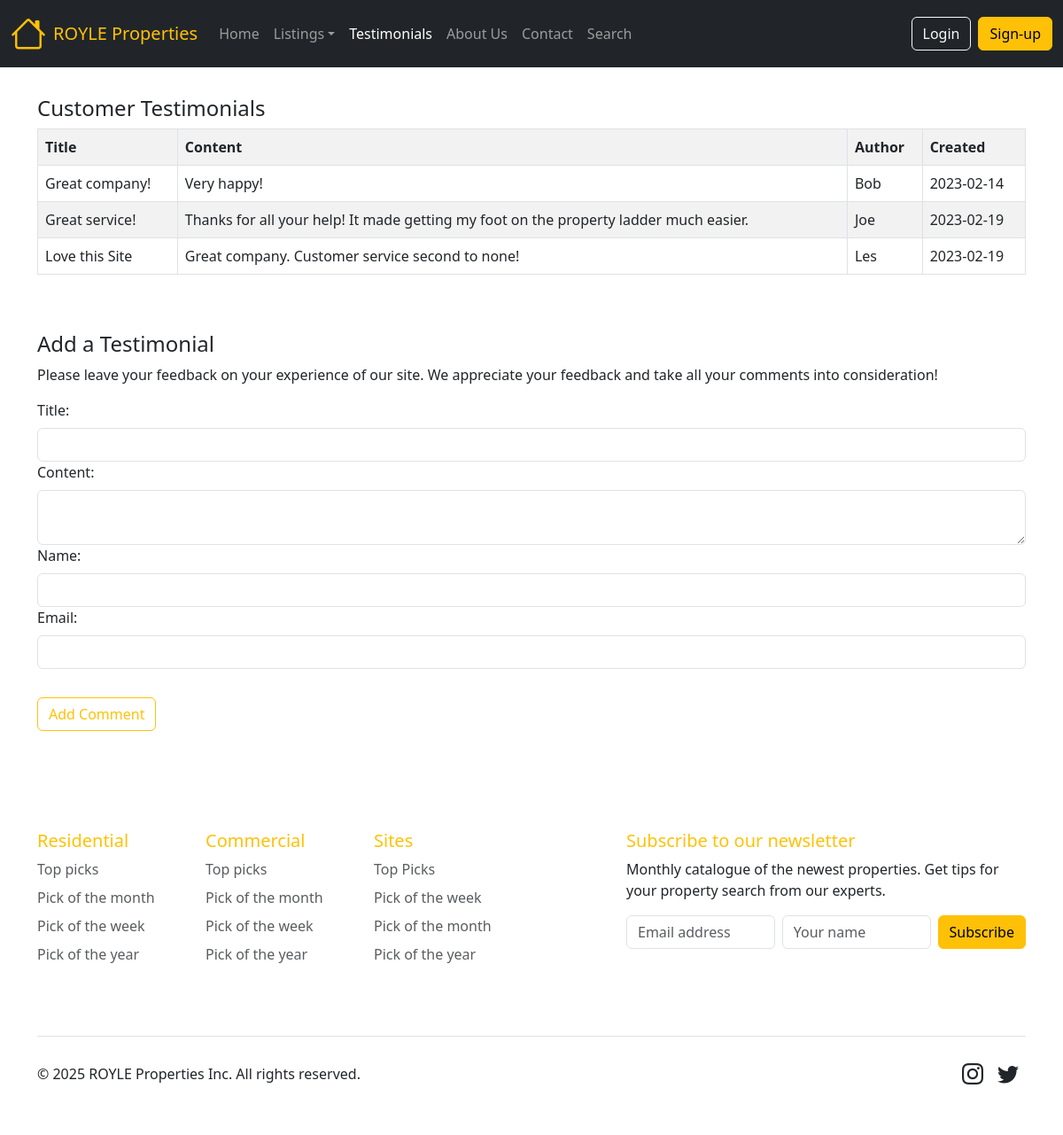
Page /property/getcomments.php on the committed database.
### tables this page shows
CREATE TABLE `comment` (
  `id` int(11) NOT NULL,
  `title` text NOT NULL,
  `content` text NOT NULL,
  `author_name` varchar(100) NOT NULL,
  `author_email` varchar(100) NOT NULL,
  `created_at` timestamp NOT NULL DEFAULT current_timestamp(),
  `status` enum('pending','planned') NOT NULL DEFAULT 'pending'
);

### property/getcomments.php (the view, shortened to what this page needs)
<!DOCTYPE HTML>
<html lang="en">
<head>
  <link rel="stylesheet" href="css/styles.css">
 <link rel="stylesheet" href="https://cdnjs.cloudflare.com/ajax/libs/font-awesome/4.7.0/css/font-awesome.min.css">
 <link href="https://cdn.jsdelivr.net/npm/bootstrap@5.3.0-alpha1/dist/css/bootstrap.min.css" rel="stylesheet">
<link href="https://cdn.jsdelivr.net/npm/bootstrap-icons/font/bootstrap-icons.css" rel="stylesheet">
</head>
<body>
<div class="container-fluid p-0">
<?php include("includes/nav.php");?>
<section class="p-3 mt-3">
<div class="container-lg">
<?php
$server="localhost";
$dbuser="root";
$password="";
$link=mysqli_connect($server,$dbuser,$password);
mysqli_select_db($link, "property");
$sql="SELECT * from comment WHERE status='planned'";
$result=mysqli_query($link, $sql);
if (mysqli_num_rows($result)>0)
{
echo "<h4> Customer Testimonials </h4>";
echo "<div class='table-responsive'>";
echo "<table class='table table-bordered table-striped'>";
echo "<tr>
    <th> Title</th>
    <th>Content</th>
    <th>Author</th>
    <th>Created</th>
    </tr>";
while($row=mysqli_fetch_array($result)) {
    $title=htmlspecialchars($row["title"]);
    $content=htmlspecialchars($row["content"]);
    $author=htmlspecialchars($row["author_name"]);
    $created = date("Y-m-d", strtotime($row["created_at"]));
echo "<tr>
    <td>$title</td>
    <td>$content</td>
    <td>$author</td>
    <td>$created</td>
    </tr>";
}
echo "</table>";
echo "</div>";
}
else
{
echo ("There are no testimonials to display");
}
?>
<h4 class="mt-5">Add a Testimonial</h4>
<p>Please leave your feedback on your experience of our site. We appreciate your feedback and take all your comments into consideration! </p>
<form class= "form" method="post" action="process.php" id="commentform">
<label for="title" class="mb-2">Title: </label>
<div><input type="text" name="title" id="title" class="form-control" required></div>
<label for="content" class="mb-2">Content: </label>
<div><textarea name="content" id="content" class="form-control" required></textarea></div>
<label for="name" class="mb-2">Name:</label>
<div><input type="text" name="author_name" id="name" class="form-control" required></div>
<label for="email" class="mb-2">Email: </label>
<div><input type="email" name="author_email" id="email" class="form-control" required></div>
<div class="mt-3">
<button type="submit" class="btn btn-outline-warning mb-5 mt-3">Add Comment</button>
</div>
</form>
</div>
</section>
<?php include("includes/footer.php");?>
</div>
</body>
</html>

### rows in the picture
comment: title "Great company!", content "Very happy!", author_name "Bob", created_at "2023-02-14"
comment: title "Great service!", content "Thanks for all your help! It made getting my foot on the property ladder much easier.", author_name "Joe", created_at "2023-02-19"
comment: title "Love this Site", content "Great company. Customer service second to none!", author_name "Les", created_at "2023-02-19"
